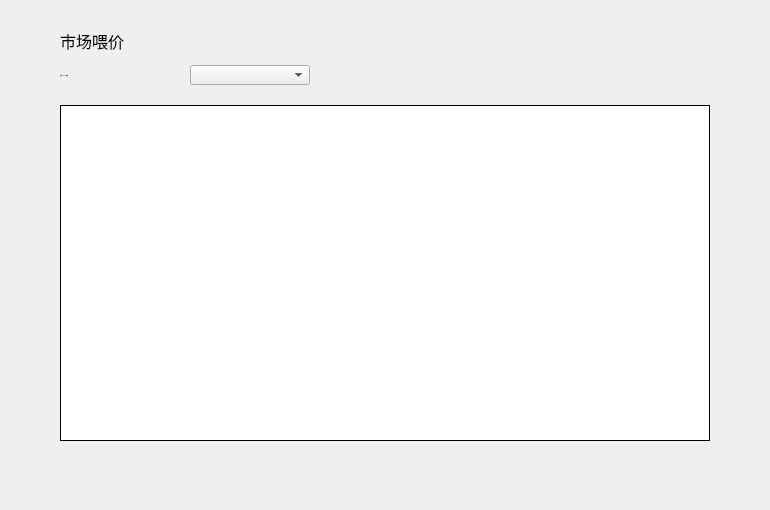
<?xml version="1.0" encoding="UTF-8"?>
<ui version="4.0">
 <class>FeedPricePage</class>
 <widget class="QWidget" name="FeedPricePage">
  <property name="geometry">
   <rect>
    <x>0</x>
    <y>0</y>
    <width>770</width>
    <height>510</height>
   </rect>
  </property>
  <property name="windowTitle">
   <string>Form</string>
  </property>
  <widget class="QTableWidget" name="assetPriceTableWidget">
   <property name="geometry">
    <rect>
     <x>60</x>
     <y>105</y>
     <width>650</width>
     <height>336</height>
    </rect>
   </property>
   <property name="cursor" stdset="0">
    <cursorShape>ArrowCursor</cursorShape>
   </property>
   <property name="layoutDirection">
    <enum>Qt::LeftToRight</enum>
   </property>
   <property name="styleSheet">
    <string notr="true"/>
   </property>
   <property name="frameShape">
    <enum>QFrame::Box</enum>
   </property>
   <property name="frameShadow">
    <enum>QFrame::Plain</enum>
   </property>
   <property name="verticalScrollBarPolicy">
    <enum>Qt::ScrollBarAsNeeded</enum>
   </property>
   <property name="horizontalScrollBarPolicy">
    <enum>Qt::ScrollBarAlwaysOff</enum>
   </property>
   <property name="autoScroll">
    <bool>true</bool>
   </property>
   <property name="editTriggers">
    <set>QAbstractItemView::NoEditTriggers</set>
   </property>
   <property name="selectionMode">
    <enum>QAbstractItemView::NoSelection</enum>
   </property>
   <property name="iconSize">
    <size>
     <width>19</width>
     <height>12</height>
    </size>
   </property>
   <property name="showGrid">
    <bool>true</bool>
   </property>
   <property name="gridStyle">
    <enum>Qt::SolidLine</enum>
   </property>
   <attribute name="horizontalHeaderVisible">
    <bool>false</bool>
   </attribute>
   <attribute name="horizontalHeaderCascadingSectionResizes">
    <bool>false</bool>
   </attribute>
   <attribute name="horizontalHeaderHighlightSections">
    <bool>false</bool>
   </attribute>
   <attribute name="verticalHeaderVisible">
    <bool>false</bool>
   </attribute>
   <attribute name="verticalHeaderHighlightSections">
    <bool>false</bool>
   </attribute>
   <column>
    <property name="text">
     <string>币种</string>
    </property>
    <property name="font">
     <font>
      <family>微软雅黑</family>
     </font>
    </property>
    <property name="textAlignment">
     <set>AlignCenter</set>
    </property>
   </column>
   <column>
    <property name="text">
     <string>最新喂价时间</string>
    </property>
    <property name="font">
     <font>
      <family>微软雅黑</family>
     </font>
    </property>
    <property name="textAlignment">
     <set>AlignCenter</set>
    </property>
   </column>
   <column>
    <property name="text">
     <string>喂价比例</string>
    </property>
    <property name="font">
     <font>
      <family>微软雅黑</family>
     </font>
    </property>
    <property name="textAlignment">
     <set>AlignCenter</set>
    </property>
   </column>
   <column>
    <property name="text">
     <string/>
    </property>
   </column>
  </widget>
  <widget class="QComboBox" name="accountComboBox">
   <property name="geometry">
    <rect>
     <x>190</x>
     <y>65</y>
     <width>120</width>
     <height>20</height>
    </rect>
   </property>
   <property name="font">
    <font>
     <family>微软雅黑</family>
     <weight>50</weight>
     <bold>false</bold>
    </font>
   </property>
   <property name="focusPolicy">
    <enum>Qt::NoFocus</enum>
   </property>
   <property name="styleSheet">
    <string notr="true"/>
   </property>
  </widget>
  <widget class="QLabel" name="label">
   <property name="geometry">
    <rect>
     <x>60</x>
     <y>65</y>
     <width>160</width>
     <height>20</height>
    </rect>
   </property>
   <property name="font">
    <font>
     <family>微软雅黑</family>
     <pointsize>-1</pointsize>
     <weight>50</weight>
     <italic>false</italic>
     <bold>false</bold>
    </font>
   </property>
   <property name="styleSheet">
    <string notr="true">QLabel{color: rgb(80,80,80);
font: 11px &quot;微软雅黑&quot;;}</string>
   </property>
   <property name="text">
    <string>当前wallfacer账号</string>
   </property>
   <property name="alignment">
    <set>Qt::AlignLeading|Qt::AlignLeft|Qt::AlignVCenter</set>
   </property>
  </widget>
  <widget class="QLabel" name="title_label">
   <property name="geometry">
    <rect>
     <x>60</x>
     <y>28</y>
     <width>200</width>
     <height>26</height>
    </rect>
   </property>
   <property name="font">
    <font>
     <family>微软雅黑</family>
     <pointsize>12</pointsize>
     <weight>50</weight>
     <italic>false</italic>
     <bold>false</bold>
    </font>
   </property>
   <property name="styleSheet">
    <string notr="true"/>
   </property>
   <property name="text">
    <string>市场喂价</string>
   </property>
  </widget>
  <widget class="QStackedWidget" name="stackedWidget">
   <property name="geometry">
    <rect>
     <x>0</x>
     <y>468</y>
     <width>770</width>
     <height>41</height>
    </rect>
   </property>
  </widget>
 </widget>
 <resources/>
 <connections/>
</ui>
